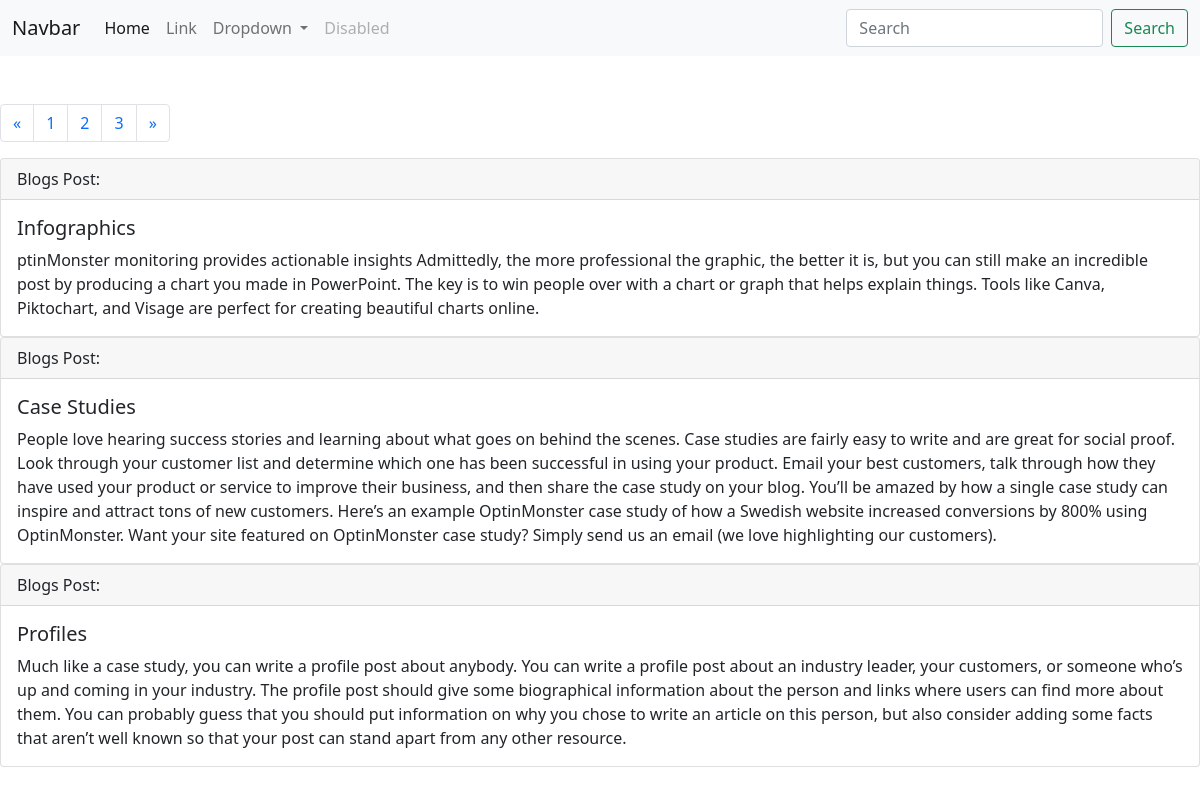
/?page=3, run on the app's committed database.
### blog/models.py (models this page shows)
class post(models.Model):
    title =models.CharField(max_length=200)
    dec =models.TextField()

### blog/views.py (the view)
# urls.py: path('',listed_post,name ="home"),
def listed_post(request):
    all_post =post.objects.all().order_by('id')
    paginator =Paginator(all_post,3)
    no_of_pages = paginator.num_pages
    no_of_pages = [nu for nu in range(1,no_of_pages+1)]
    page_number =request.GET.get('page')
    page_obj =paginator.get_page(page_number)
    return render(request,"blo/home.html",{'all_post':page_obj,'no_of_pages':no_of_pages})

### blog/templates/blo/home.html (shortened to what this page needs)
<!doctype html>
<html lang="en">
<head>
    <link href="https://cdn.jsdelivr.net/npm/bootstrap@5.0.2/dist/css/bootstrap.min.css" rel="stylesheet">
</head>
<body>
    <nav class="navbar navbar-expand-lg navbar-light bg-light">
        <div class="container-fluid">
            <a class="navbar-brand" href="#">Navbar</a>
            <div class="collapse navbar-collapse" id="navbarSupportedContent">
                <ul class="navbar-nav me-auto mb-2 mb-lg-0">
                    <li class="nav-item">
                        <a class="nav-link active" aria-current="page" href="#">Home</a>
                    </li>
                    <li class="nav-item">
                        <a class="nav-link" href="#">Link</a>
                    </li>
                    <li class="nav-item dropdown">
                        <a class="nav-link dropdown-toggle" href="#" id="navbarDropdown" role="button" data-bs-toggle="dropdown" aria-expanded="false">
                  Dropdown
                </a>
                    </li>
                    <li class="nav-item">
                        <a class="nav-link disabled" href="#" tabindex="-1" aria-disabled="true">Disabled</a>
                    </li>
                </ul>
                <form class="d-flex">
                    <input class="form-control me-2" type="search" placeholder="Search" aria-label="Search">
                    <button class="btn btn-outline-success" type="submit">Search</button>
                </form>
            </div>
        </div>
    </nav><br><br>
    <nav aria-label="Page navigation example">
        <ul class="pagination">
            {% if all_post.has_previous %}
            <li class="page-item">
                <a class="page-link" href="?page={{all_post.previous_page_number}}" aria-label="Previous">
                    <span aria-hidden="true">&laquo;</span>
                </a>
            </li>
            {% endif %} {% for num in all_post.paginator.page_range|slice:":3" %}
            <li class="page-item"><a class="page-link" href="?page={{num}}">{{num}}</a></li>
            {% endfor %} {% if all_post.has_next %}
            <li class="page-item">
                <a class="page-link" href="?page={{all_post.next_page_number}}" aria-label="Next">
                    <span aria-hidden="true">&raquo;</span>
                </a>
            </li>
            {% endif %}
        </ul>
    </nav>
    {% for blog in all_post %}
    <div class="card">
        <div class="card-header">
            Blogs Post:
        </div>
        <div class="card-body">
            <h5 class="card-title">{{ blog.title }}</h5>
            <p class="card-text">{{ blog.dec }}</p>
        </div>
    </div>
    {% endfor %}
</body>
</html>

### data on the page
post: title "Infographics", dec "ptinMonster monitoring provides actionable insights Admittedly, the more professional the graphic, the better it is, but you can still make an incredible post by producing a chart you made in PowerPoint. The key is to win people over with a chart or graph that helps explain things. Tools like Canva, Piktochart, and Visage are perfect for creating beautiful charts online."
post: title "Case Studies", dec "People love hearing success stories and learning about what goes on behind the scenes. Case studies are fairly easy to write and are great for social proof. Look through your customer list and determine which one has been successful in using your product. Email your best customers, talk through how they have used your product or service to improve their business, and then share the case study on your blog. You’ll be amazed by how a single case study can inspire and attract tons of new customers. Here’s an example OptinMonster case study of how a Swedish website increased conversions by 800% using OptinMonster. Want your site featured on OptinMonster case study? Simply send us an email (we…"
post: title "Profiles", dec "Much like a case study, you can write a profile post about anybody. You can write a profile post about an industry leader, your customers, or someone who’s up and coming in your industry. The profile post should give some biographical information about the person and links where users can find more about them. You can probably guess that you should put information on why you chose to write an article on this person, but also consider adding some facts that aren’t well known so that your post can stand apart from any other resource."

### other printed values
{{ num }} "1" "2" "3"
